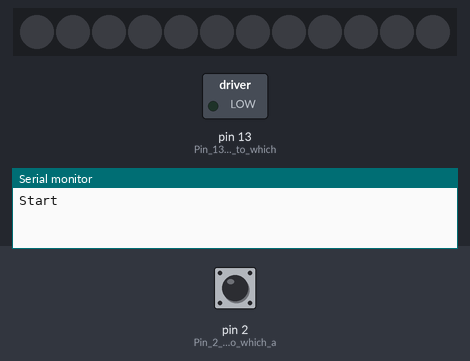
This sketch was run on a simulated Arduino Uno, built with avr-gcc and run on an emulated ATmega328P. Shown: 12 RGB LEDs in strip order, left to right, switched loads named in the sketch (green lamp = pin HIGH), the last lines printed to the serial monitor. The inputs (shaded band) are chosen by the test bench; at power-on: pin 2 (Pin_2_is_input_to_which_a) HIGH. Random numbers use the default seed unless the sketch sets one.

Above: at 1.2 s.
1.3 s: pin 2 (Pin_2_is_input_to_which_a) pulled LOW for 0.15 s
2.0 s: pin 2 (Pin_2_is_input_to_which_a) pulled LOW for 1 s
At 3.07 s:
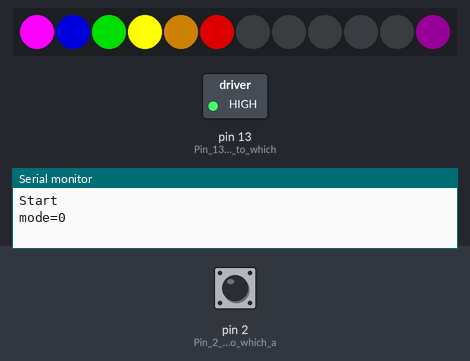
3.6 s: pin 2 (Pin_2_is_input_to_which_a) pulled LOW for 0.15 s
4.3 s: pin 2 (Pin_2_is_input_to_which_a) pulled LOW for 3.2 s
At 7.46 s:
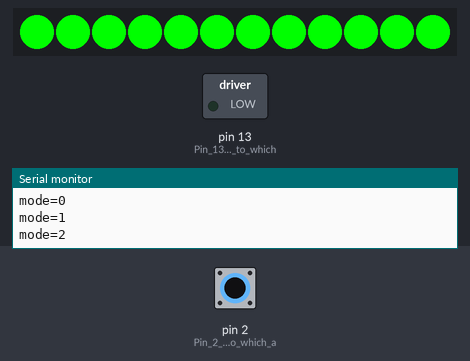
8.1 s: pin 2 (Pin_2_is_input_to_which_a) pulled LOW for 1 s
At 8.8 s:
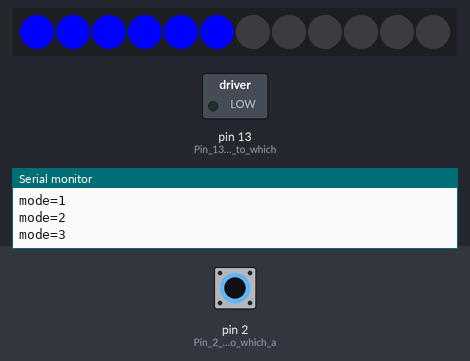
9.7 s: pin 2 (Pin_2_is_input_to_which_a) pulled LOW for 0.15 s
At 10.24 s:
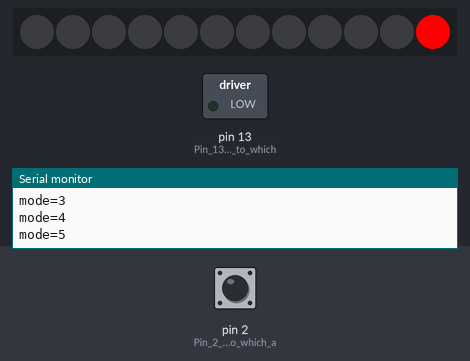
Timing chart, 0 to 12.7 s (numbered marks = the images above; inputs shaded):
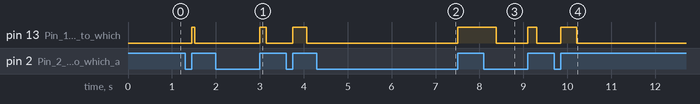

Measured:
- after the input at 1.3 s, pin 13 (Pin_13_is_output_to_which): LOW → HIGH after 0.15 s, → LOW 0.07 s later
- after the input at 2.0 s, pin 13 (Pin_13_is_output_to_which): LOW → HIGH after 1.0 s, → LOW 0.15 s later
- after the input at 3.6 s, pin 13 (Pin_13_is_output_to_which): LOW → HIGH after 0.15 s, → LOW 0.32 s later
- after the input at 4.3 s, pin 13 (Pin_13_is_output_to_which): LOW → HIGH after 3.2 s
- after the input at 9.7 s, pin 13 (Pin_13_is_output_to_which): LOW → HIGH after 0.15 s, → LOW 0.37 s later

The sketch:

neopixel-ring.ino
```cpp
#include <Adafruit_NeoPixel.h>
#include <avr/interrupt.h>

#define LEDPIN 12 // connect the Data In pin
#define MODEPIN 2 // pull down to groud to get a new mode
#define NUMBER_PIEXELS 12// connect the Data In pin
Adafruit_NeoPixel strip = Adafruit_NeoPixel(NUMBER_PIEXELS, LEDPIN, NEO_GRB + NEO_KHZ800);

// hook up two momentary push buttons to pins
volatile int newMode = 0; // the interrupts set this to 1 to indicate that we have a new mode on the way
volatile int mode = -1; // This gets incremented each button press
int waitTime = 70; //Typical delay between draws
int modeCount = 10; // The number of display modes

void setup() {
  strip.begin(); // sets up the memory for the LED strip
  pinMode(13, OUTPUT);     // Pin 13 is output to which an LED is connected
  digitalWrite(13, LOW);   // Make pin 13 low, switch LED off
  pinMode(2, INPUT_PULLUP);	   // Pin 2 is input to which a switch is connected = INT0
  pinMode(3, INPUT_PULLUP);	   // Pin 3 is input to which a switch is connected = INT1
  attachInterrupt(0, changeMode, RISING); // connect the mode to pin 2
  Serial.begin(9600);
  Serial.println("Start");
}

void changeMode(){        // Interrupt service routine
  digitalWrite(13, HIGH); // we have a new mode
  newMode = 1;
}

void loop() {
  // check to see if we should change the mode
  if (newMode == 1) {
      delay(waitTime); // wait for the switch to settle down used to de-bounce
      mode = (mode + 1) % modeCount;
      Serial.print("mode=");
      Serial.println(mode, DEC);
      digitalWrite(13, LOW);
      newMode = 0;
  }

   // select the mode
      switch (mode) {
        case 0: rainbow7(waitTime);break;
        case 1: colorWipe(strip.Color(255, 0, 0), waitTime);break; // Red
        case 2: colorWipe(strip.Color(0, 255, 0), waitTime);break; // Green
        case 3: colorWipe(strip.Color(0, 0, 255), waitTime);break; // Blue
        case 4: singlePixel(waitTime);break;
        case 5: rainbow(5);break;
        case 6: rainbowCycle(5);break;
        case 7: randomRGB(waitTime);break;
        case 8: randomColor(waitTime);break;
        case 9: candle();break;
     }

}

// a seven segment rainbow with red on the highest pixel
void rainbow7(uint16_t wait) {
  int np = strip.numPixels();  // we use the modulo function with this
  for (int i=0; i<strip.numPixels()-1; i++) {
      strip.setPixelColor(i     % np, 0, 0, 0); // off
      strip.setPixelColor((i+1)   % np, 25, 0, 25); // violet
      strip.setPixelColor((i+2) % np, 255, 0, 255); // indigo
      strip.setPixelColor((i+3) % np, 0, 0, 150); // blue
      strip.setPixelColor((i+4) % np, 0, 150, 0); // green
      strip.setPixelColor((i+5) % np, 255, 255, 0); // yellow
      strip.setPixelColor((i+6) % np, 110, 70, 0); // orange
      strip.setPixelColor((i+7) % np, 150, 0, 0); // red
      strip.show();
      delay(wait);
  }
}

// See https://en.wikipedia.org/wiki/Web_colors
void singlePixel(uint8_t wait) {
   for(uint8_t i=0; i<strip.numPixels(); i++) {
     // turn it on
      strip.setPixelColor(i , 255, 0, 0);
      // show it
      strip.show();
      // wait
      delay(wait);
      // turn it off
      strip.setPixelColor(i , 0, 0, 0);
  }
}

// Fill the dots one after the other with a color
void colorWipe(uint32_t c, uint8_t wait) {
  for(uint16_t i=0; i<strip.numPixels(); i++) {
      strip.setPixelColor(i, c);
      strip.show();
      delay(wait);
  }
  // turn them all off
  for(uint16_t i=0; i<strip.numPixels(); i++) {
      strip.setPixelColor(i, 0);
  }
  strip.show();
}

void rainbow(uint8_t wait) {
  uint16_t i, j;

  for(j=0; j<256; j++) {
    for(i=0; i<strip.numPixels(); i++) {
      strip.setPixelColor(i, Wheel((i+j) & 255));
    }
    strip.show();
    delay(wait);
  }
}

// Slightly different, this makes the rainbow equally distributed throughout
void rainbowCycle(uint8_t wait) {
  uint16_t i, j;

  for(j=0; j<256*5; j++) { // 5 cycles of all colors on wheel
    for(i=0; i< strip.numPixels(); i++) {
      strip.setPixelColor(i, Wheel(((i * 256 / strip.numPixels()) + j) & 255));
    }
    strip.show();
    delay(wait);
  }
}

// Input a value 0 to 255 to get a color value.
// The colours are a transition r - g - b - back to r.
uint32_t Wheel(byte WheelPos) {
  if(WheelPos < 85) {
   return strip.Color(WheelPos * 3, 255 - WheelPos * 3, 0);
  } else if(WheelPos < 170) {
   WheelPos -= 85;
   return strip.Color(255 - WheelPos * 3, 0, WheelPos * 3);
  } else {
   WheelPos -= 170;
   return strip.Color(0, WheelPos * 3, 255 - WheelPos * 3);
  }
}

void candle() {
   uint8_t green; // brightness of the green
   uint8_t red;  // add a bit for red
   for(uint8_t i=0; i<100; i++) {
     green = 50 + random(155);
     red = green + random(50);
     strip.setPixelColor(random(strip.numPixels() - 1), red, green, 0);
     strip.show();
     delay(5);
  }
}

void randomRGB(uint8_t wait) {
  for(uint16_t i=0; i<strip.numPixels(); i++) {
     strip.setPixelColor(i, random(255), random(255), random(255));
     strip.show();
     delay(wait);
  }
}

void randomColor(uint8_t wait) {
int newColor;
  for(uint16_t i=0; i<strip.numPixels(); i++) {
     newColor = Wheel(random(255));
     strip.setPixelColor(i, newColor);
     strip.show();
     delay(wait);
  }
}
```
